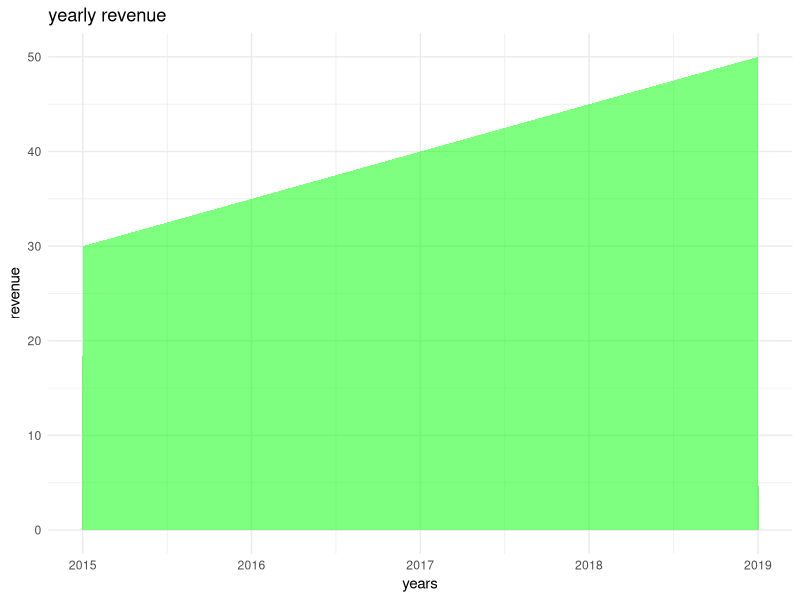

Source code (R):
library(ggplot2)
x<-c(2015,2016,2017,2018,2019)
y<-c(30,35,40,45,50)
df=data.frame(x,y)
print(df)
ggplot(df,aes(x=x,y=y))+
geom_area(fill='green',alpha=0.5)+
labs(title="yearly revenue",x="years",y="revenue")+
  theme_minimal()
